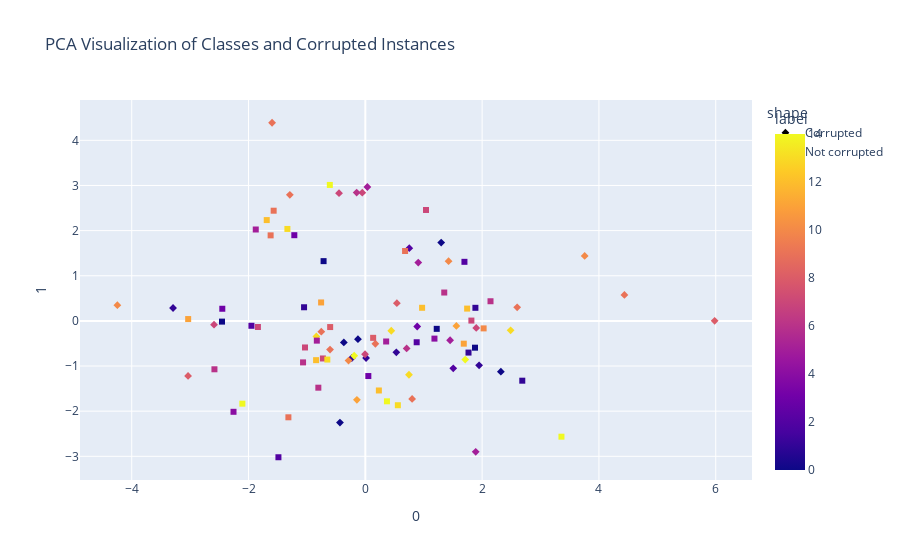

Source (notebook cell):
### Code cell
# visualization of only labeled train_data
vis_PCA(train_data[~train_data['Corrupted'].isna()], 'Class', 'Corrupted')

### Figure 1 — Plotly figure (JSON) as saved in the notebook; plotly's stock layout.template omitted (floating-point values rounded to 4 significant figures)
{"data": [{"hovertemplate": "shape=Corrupted<br>0=%{x}<br>1=%{y}<br>label=%{marker.color}<extra></extra>", "legendgroup": "Corrupted", "marker": {"color": [1, 10, 0, 7, 7, 0, 9, 11, 5, 5, 5, 2, 0, 9, 1, 8, 7, 0, 9, 9, 9, 0, 1, 1, 3, 7, 13, 6, 14, 11, 14, 8, 6, 1, 13, 8, 2, 13, 10, 9, 13, 7, 9, 10, 9, 5, 10], "coloraxis": "coloraxis", "symbol": "diamond"}, "mode": "markers", "name": "Corrupted", "orientation": "v", "showlegend": true, "type": "scatter", "x": [-3.292, 1.425, -0.368, -0.4505, -2.591, -0.1263, 2.6, -0.1441, 1.89, 1.451, 0.9066, 1.505, 2.321, -1.597, 0.01274, 5.981, 1.899, 1.299, -1.292, -0.6043, -0.7537, -0.4343, 1.948, -0.231, 0.8882, -0.05219, -0.8381, -0.1482, 1.711, 1.559, -0.1907, 0.5402, 0.7073, 0.5308, 0.4441, -3.035, 0.7526, 2.488, -4.246, 4.436, 0.7473, -0.004677, 0.8014, -0.2875, 0.172, 0.03493, 3.756], "xaxis": "x", "y": [0.2853, 1.324, -0.4766, 2.829, -0.08297, -0.4055, 0.3, -1.748, -2.901, -0.4293, 1.291, -1.052, -1.126, 4.39, -0.8219, 0.001688, -0.1558, 1.734, 2.793, -0.6348, -0.2385, -2.253, -0.9843, -0.8223, -0.1242, 2.841, -0.3441, 2.843, -0.8575, -0.1126, -0.7717, 0.3915, -0.6107, -0.6968, -0.2181, -1.22, 1.61, -0.2087, 0.3475, 0.5744, -1.193, -0.7392, -1.729, -0.88, -0.506, 2.966, 1.439], "yaxis": "y"}, {"hovertemplate": "shape=Not corrupted<br>0=%{x}<br>1=%{y}<br>label=%{marker.color}<extra></extra>", "legendgroup": "Not corrupted", "marker": {"color": [0, 0, 2, 9, 0, 6, 7, 7, 8, 6, 14, 6, 12, 11, 14, 10, 13, 12, 1, 8, 14, 7, 12, 1, 3, 12, 11, 3, 13, 2, 4, 4, 3, 12, 6, 14, 1, 2, 5, 7, 9, 7, 11, 1, 13, 5, 5, 9, 0, 9, 2, 6], "coloraxis": "coloraxis", "symbol": "square"}, "mode": "markers", "name": "Not corrupted", "orientation": "v", "showlegend": true, "type": "scatter", "x": [1.223, 1.878, -1.488, -1.621, -2.454, 2.144, 1.039, 1.816, 0.1339, -2.584, -0.6078, -1.066, 1.743, -0.7571, -2.105, 2.025, 0.557, -1.688, 2.687, -0.6022, 3.358, -0.7263, 0.9722, 1.885, -2.449, 0.2318, -3.033, -1.216, -0.6508, 0.8792, 1.183, -2.257, 0.05135, -0.843, 1.351, 0.3702, 1.767, -1.95, -0.8303, -1.839, -1.57, -1.033, 1.686, -1.049, -1.334, 0.3567, -1.876, -1.317, -0.7149, 0.6805, 1.697, -0.8045], "xaxis": "x", "y": [-0.1761, -0.5933, -3.021, 1.895, -0.01578, 0.4352, 2.457, 0.007046, -0.3749, -1.072, 3.012, -0.9194, 0.2725, 0.4085, -1.834, -0.166, -1.869, 2.233, -1.325, -0.1366, -2.565, -0.8328, 0.2904, 0.2897, 0.269, -1.542, 0.0407, 1.898, -0.8564, -0.4734, -0.3924, -2.014, -1.222, -0.87, 0.6285, -1.782, -0.702, -0.1084, -0.4373, -0.1353, 2.441, -0.5887, -0.5045, 0.302, 2.037, -0.4563, 2.025, -2.136, 1.324, 1.548, 1.309, -1.48], "yaxis": "y"}], "layout": {"coloraxis": {"colorbar": {"title": {"text": "label"}}, "colorscale": [[0, "#0d0887"], [0.1111, "#46039f"], [0.2222, "#7201a8"], [0.3333, "#9c179e"], [0.4444, "#bd3786"], [0.5556, "#d8576b"], [0.6667, "#ed7953"], [0.7778, "#fb9f3a"], [0.8889, "#fdca26"], [1, "#f0f921"]]}, "legend": {"title": {"text": "shape"}, "tracegroupgap": 0}, "title": {"text": "PCA Visualization of Classes and Corrupted Instances"}, "xaxis": {"anchor": "y", "domain": [0, 1], "title": {"text": "0"}}, "yaxis": {"anchor": "x", "domain": [0, 1], "title": {"text": "1"}}}}
